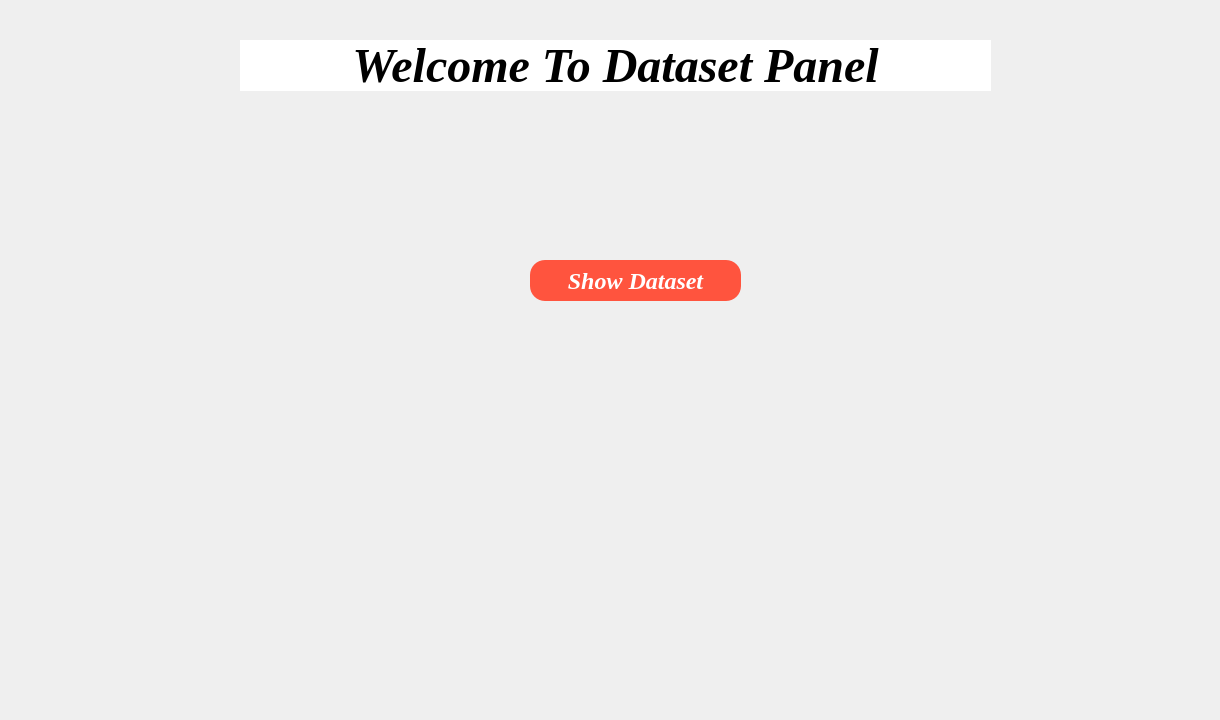
    <widget class="QWidget" name="dataset_tab">
     <attribute name="title">
      <string>Dataset</string>
     </attribute>
     <widget class="QLabel" name="label_31">
      <property name="geometry">
       <rect>
        <x>-20</x>
        <y>0</y>
        <width>1211</width>
        <height>711</height>
       </rect>
      </property>
      <property name="text">
       <string/>
      </property>
      <property name="pixmap">
       <pixmap>ff.jpg</pixmap>
      </property>
      <property name="scaledContents">
       <bool>true</bool>
      </property>
     </widget>
     <widget class="QLabel" name="label_39">
      <property name="geometry">
       <rect>
        <x>240</x>
        <y>40</y>
        <width>751</width>
        <height>51</height>
       </rect>
      </property>
      <property name="font">
       <font>
        <family>Times New Roman</family>
        <pointsize>36</pointsize>
        <weight>75</weight>
        <italic>true</italic>
        <bold>true</bold>
       </font>
      </property>
      <property name="styleSheet">
       <string notr="true">background-color: rgb(255, 255, 255);</string>
      </property>
      <property name="text">
       <string>Welcome To Dataset Panel</string>
      </property>
      <property name="alignment">
       <set>Qt::AlignCenter</set>
      </property>
     </widget>
     <widget class="QPushButton" name="ShowDS2">
      <property name="geometry">
       <rect>
        <x>530</x>
        <y>260</y>
        <width>211</width>
        <height>41</height>
       </rect>
      </property>
      <property name="font">
       <font>
        <family>Times New Roman</family>
        <pointsize>18</pointsize>
        <weight>75</weight>
        <italic>true</italic>
        <bold>true</bold>
       </font>
      </property>
      <property name="styleSheet">
       <string notr="true">QPushButton:hover{
background-color:#3542ff;
border-radius:15px;
	
}
QPushButton{
background-color:#ff543e;
border-radius:15px;
color:white;
}</string>
      </property>
      <property name="text">
       <string>Show Dataset</string>
      </property>
     </widget>
    </widget>
